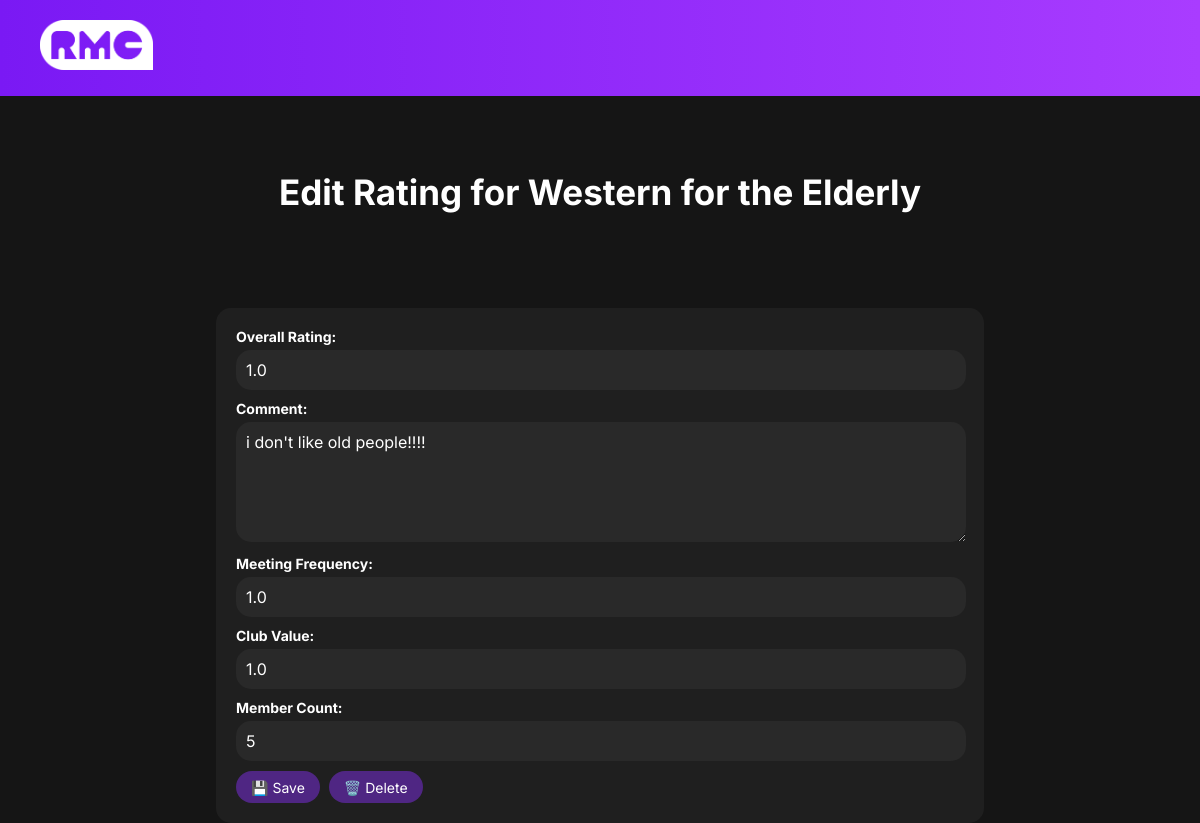
Screenshot of /club/Western for the Elderly/rating/4/edit with the database file from the repository.
### app.py (models this page shows)
class Club(db.Model):
    id = db.Column(db.String(100), nullable=False, primary_key=True)
    name = db.Column(db.String(100), nullable=False)
    profilepicture = db.Column(db.String(100), nullable=True)
    websitekey = db.Column(db.String(100), nullable=False)
    shortname = db.Column(db.String(100), nullable=True)
    summary = db.Column(db.String(200), nullable=True)
    description = db.Column(db.Text, nullable=True)
    contact = db.Column(db.String(100), nullable=True)
    instagram = db.Column(db.String(100), nullable=True)
    youtube = db.Column(db.String(100), nullable=True)
    linkedin = db.Column(db.String(100), nullable=True)
    website = db.Column(db.String(100), nullable=True)
    facebook = db.Column(db.String(100), nullable=True)
    twitter = db.Column(db.String(100), nullable=True)
    categorynames = db.Column(db.String(300), nullable=True)
    pictureblob = db.Column(db.LargeBinary, nullable=True)

class Rating(db.Model):
    id = db.Column(db.Integer, primary_key=True)
    club_id = db.Column(db.String(100), db.ForeignKey('club.id'))
    overall_rating = db.Column(db.Float, nullable=False)
    meeting_frequency = db.Column(db.Float, nullable=False)
    club_value = db.Column(db.Float, nullable=False, default=0.0)
    member_count = db.Column(db.Integer, nullable=False)
    comment = db.Column(db.String(200), nullable=True)
    club = db.relationship('Club', backref=db.backref('ratings', lazy=True))

### app.py (the view, shortened to what this page needs)
@app.route('/club/<club_name>/rating/<rating_id>/edit', methods=['GET', 'POST'])
def edit_rating(club_name, rating_id):
    club = Club.query.filter_by(name=club_name).first()
    rating = Rating.query.filter_by(id=rating_id).first()
    return render_template('edit_rating.html', club=club, rating=rating)

### templates/edit_rating.html
{% extends 'base.html' %}
{% block content %}
<h1 class="title">Edit Rating for {{ club.name }}</h1>
<div class="content">
    <div class="rating-form">
        <form method="POST">
            <div class="form-group">
                <label for="overall_rating">Overall Rating:</label>
                <input type="number" id="overall_rating" name="overall_rating" value="{{ rating.overall_rating }}" min="0.5" max="5" step="0.5" required>
            </div>
            <div class="form-group">
                <label for="comment">Comment:</label>
                <textarea id="comment" name="comment">{{ rating.comment }}</textarea>
            </div>
            <div class="form-group">
                <label for="meeting_frequency">Meeting Frequency:</label>
                <input type="number" id="meeting_frequency" name="meeting_frequency" value="{{ rating.meeting_frequency }}" min="0.5" max="5" step="0.5" required>
            </div>
            <div class="form-group">
                <label for="club_value">Club Value:</label>
                <input type="number" id="club_value" name="club_value" value="{{ rating.club_value }}" min="0.5" max="5" step="0.5" required>
            </div>
            <div class="form-group">
                <label for="member_count">Member Count:</label>
                <input type="number" id="member_count" name="member_count" value="{{ rating.member_count }}" min="00">
            </div>
            <button type="submit" class="save-btn">💾 Save</button>
            <input type="submit" formaction="{{ url_for('delete_rating', club_name=club.name, rating_id=rating.id) }}" value="🗑️ Delete" onclick="return confirm('Are you sure you want to delete this rating?')" class="delete-btn">
        </form>
    </div>
</div>
{% endblock %}

### templates/base.html (style rules this page uses)
.title { margin: 20px; color: #ffffff; }
.content { width: 80%; max-width: 1200px; margin: 0 auto; border-radius: 15px; display: flex; flex-direction: column; flex-wrap: nowrap; }
body { font-family: "Inter", sans-serif; background-color: #151515; color: #ffffff; margin: 0; padding: 0; font-size: 14px; }
.title { font-size: 35px; text-align: center; margin-top: 75px; margin-bottom: 75px; }
.edit-btn, .delete-btn, .save-btn { font-family: "Inter", sans-serif; padding: 7.5px 15px; margin-right: 5px; font-size: 14px; color: #ffffff; background-color: #4F2683; transition: background-color 0.3s ease; text-decoration: none; border-radius: 50px; text-align: center; cursor: pointer; border: 0; }
.rating-form { font-family: "Inter", sans-serif; background-color: #1f1f1f; color: #ffffff; padding: 20px; border-radius: 15px; margin-top: 20px; }
.rating-form .form-group { margin-bottom: 10px; }
.rating-form label { display: block; font-weight: bold; margin-bottom: 5px; }
.rating-form input[type="number"], .rating-form textarea { font-family: "Inter", sans-serif; width: 97.5%; padding: 10px; border-radius: 15px; border: none; font-size: 16px; background-color: #292929; color:#ffffff; }
.rating-form textarea { resize: vertical; min-height: 100px; }

### rows the page displays
Club: name "Western for the Elderly"
Rating: overall_rating "1.0", comment "i don't like old people!!!!", meeting_frequency "1.0", club_value "1.0", member_count "5"
